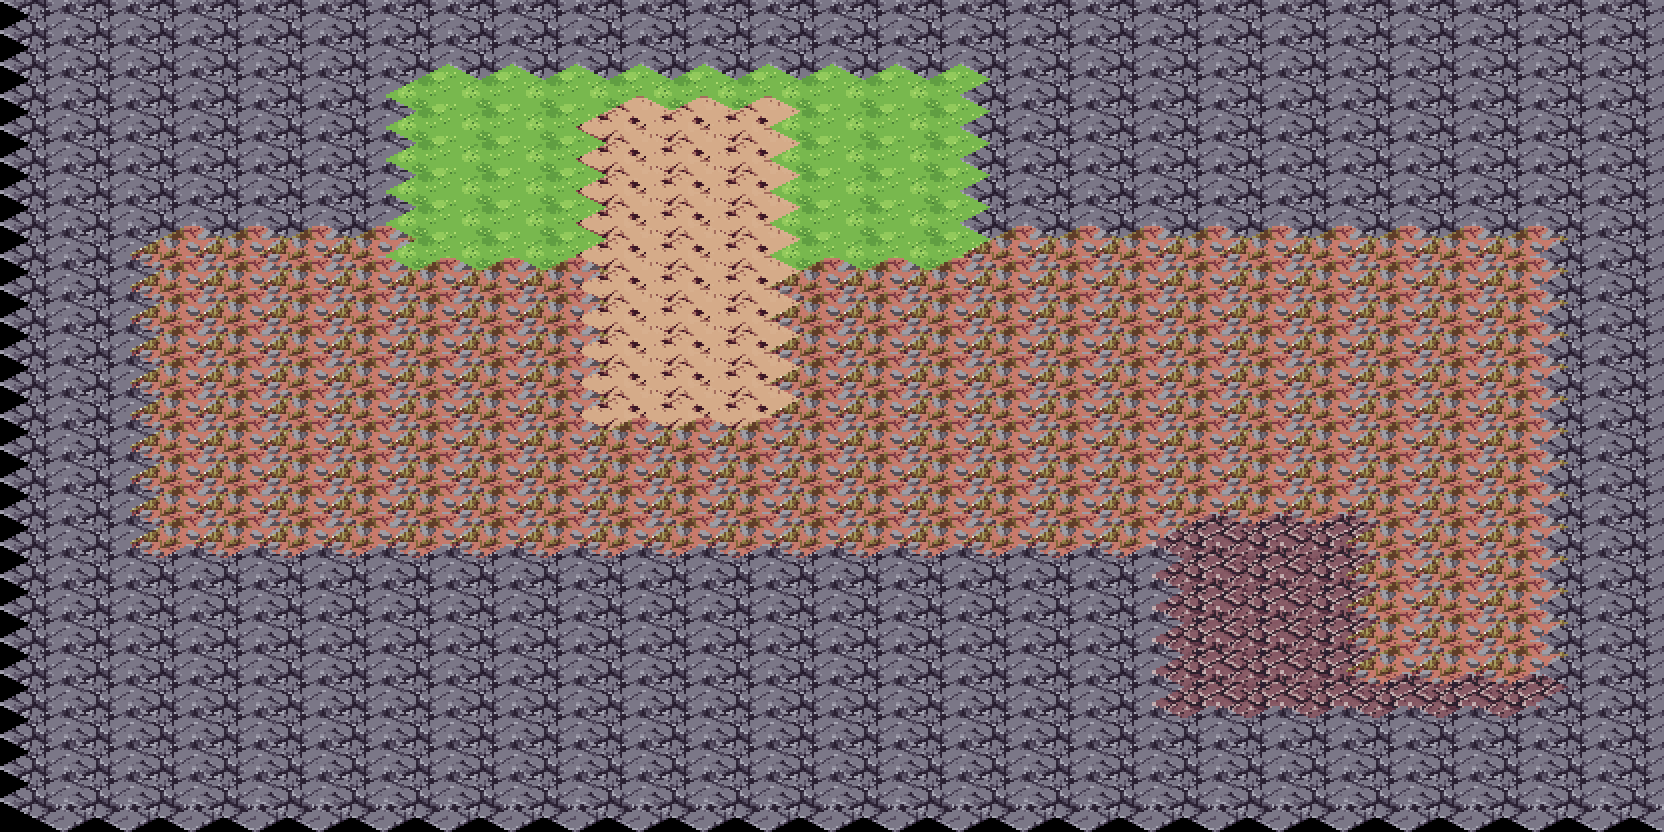

Below is a game level as drawn by its tile map, then a one-line description and the .tmx file that defines it, in full:
An orthogonal 26x26 tile map with 64x32 px tiles, 1 tile layer (suelo).

<map version="1.10" orientation="orthogonal" renderorder="right-down" width="26" height="26" tilewidth="64" tileheight="32" infinite="0" nextlayerid="2" nextobjectid="1">
 <tileset firstgid="1" name="terreno_mundo" tilewidth="128" tileheight="64" tile_count="203" columns="8">
  <image source="../textures/../textures/terreno_mundo.png" width="1024" height="1664" />
  <tile id="6">
   <properties>
    <property name="collision" type="bool" value="true" />
   </properties>
  </tile>
  <tile id="13">
   <properties>
    <property name="collision" type="bool" value="true" />
   </properties>
  </tile>
 </tileset>
 <layer id="1" name="suelo" width="26" height="26">
  <data encoding="csv">
7,7,7,7,7,7,7,7,7,7,7,7,7,7,7,7,7,7,7,7,7,7,7,7,7,7,
7,7,7,7,7,7,7,7,7,7,7,7,7,7,7,7,7,7,7,7,7,7,7,7,7,7,
7,7,7,7,7,7,7,7,7,7,7,7,7,7,7,7,7,7,7,7,7,7,7,7,7,7,
7,7,7,7,7,7,1,1,1,1,1,1,1,1,1,7,7,7,7,7,7,7,7,7,7,7,
7,7,7,7,7,7,1,1,1,3,3,3,1,1,1,7,7,7,7,7,7,7,7,7,7,7,
7,7,7,7,7,7,1,1,1,3,3,3,1,1,1,7,7,7,7,7,7,7,7,7,7,7,
7,7,7,7,7,7,1,1,1,3,3,3,1,1,1,7,7,7,7,7,7,7,7,7,7,7,
7,7,7,7,7,7,1,1,1,3,3,3,1,1,1,7,7,7,7,7,7,7,7,7,7,7,
7,7,34,34,34,34,1,1,1,3,3,3,1,1,1,34,34,34,34,34,34,34,34,34,7,7,
7,7,34,34,34,34,34,34,34,3,3,3,34,34,34,34,34,34,34,34,34,34,34,34,7,7,
7,7,34,34,34,34,34,34,34,3,3,3,34,34,34,34,34,34,34,34,34,34,34,34,7,7,
7,7,34,34,34,34,34,34,34,3,3,3,34,34,34,34,34,34,34,34,34,34,34,34,7,7,
7,7,34,34,34,34,34,34,34,3,3,3,34,34,34,34,34,34,34,34,34,34,34,34,7,7,
7,7,34,34,34,34,34,34,34,3,3,3,34,34,34,34,34,34,34,34,34,34,34,34,7,7,
7,7,34,34,34,34,34,34,34,34,34,34,34,34,34,34,34,34,34,34,34,34,34,34,7,7,
7,7,34,34,34,34,34,34,34,34,34,34,34,34,34,34,34,34,34,34,34,34,34,34,7,7,
7,7,34,34,34,34,34,34,34,34,34,34,34,34,34,34,34,34,34,34,34,34,34,34,7,7,
7,7,34,34,34,34,34,34,34,34,34,34,34,34,34,34,34,34,16,16,16,34,34,34,7,7,
7,7,7,7,7,7,7,7,7,7,7,7,7,7,7,7,7,7,16,16,16,34,34,34,7,7,
7,7,7,7,7,7,7,7,7,7,7,7,7,7,7,7,7,7,16,16,16,34,34,34,7,7,
7,7,7,7,7,7,7,7,7,7,7,7,7,7,7,7,7,7,16,16,16,34,34,34,7,7,
7,7,7,7,7,7,7,7,7,7,7,7,7,7,7,7,7,7,16,16,16,34,34,34,7,7,
7,7,7,7,7,7,7,7,7,7,7,7,7,7,7,7,7,7,16,16,16,16,16,16,7,7,
7,7,7,7,7,7,7,7,7,7,7,7,7,7,7,7,7,7,7,7,7,7,7,7,7,7,
7,7,7,7,7,7,7,7,7,7,7,7,7,7,7,7,7,7,7,7,7,7,7,7,7,7,
7,7,7,7,7,7,7,7,7,7,7,7,7,7,7,7,7,7,7,7,7,7,7,7,7,7
</data>
 </layer>
</map>
